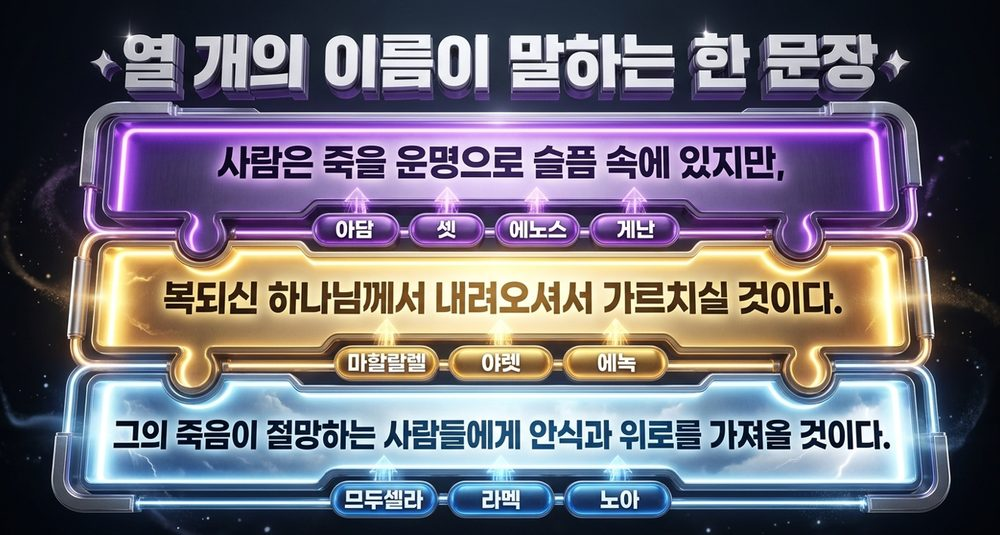
#> input picture assets/images/0081fed23717bb55.jpg, 1000 x 535 px; its folder holds 3 pictures in this run
$ python optimize_images.py ../assets/images/0081fed23717bb55.jpg
#> lines starting #> are read from the running program, lines starting #| are printed output that depends on the picture
"""이미지 최적화 (WebP 변환 + 크기별 srcset 변형 생성 + HTML 반영).

assets/images 의 모든 jpg/png 마다 아래 두 파일을 만든다(이미 있으면 원본이 더 새로울 때만 다시 만든다).
  foo.jpg  →  foo.webp      (가로 최대 1600px, 품질 80)
              foo-640.webp  (가로 최대 640px — 목록 썸네일·모바일용)
원본은 그대로 둔다(OG 미리보기·외부 링크 호환).

--rewrite 를 주면 기사/페이지 HTML 의 본문 <img src="…/assets/images/foo.jpg"> 를
  <img src="…/foo.webp" srcset="…/foo-640.webp 640w, …/foo.webp 1600w" sizes=… width= height=>
로 바꾼다. 여러 번 실행해도 결과가 같다(멱등).  site.js 는 같은 규칙으로 목록 썸네일을 그린다.
"""
import re
import sys
from pathlib import Path

from PIL import Image

ROOT = Path(__file__).resolve().parent.parent
IMG_DIR = ROOT / "assets" / "images"
FULL_W, SMALL_W, QUALITY = 1600, 640, 80
SKIP_DIRS = {".git", "assets", "data", "scripts", "node_modules"}

IMG_RE = re.compile(r'<img\b[^>]*>', re.I)
SRC_RE = re.compile(r'\bsrc="([^"]*assets/images/[^"/]+?)\.(jpe?g|png)"', re.I)


def variants(src: Path):
    return src.with_suffix(".webp"), src.with_name(src.stem + "-640.webp")


def make_variants() -> int:
    made = 0
    for src in sorted(IMG_DIR.glob("*")):
        if src.suffix.lower() not in (".jpg", ".jpeg", ".png"):
            continue
        full, small = variants(src)
        if full.exists() and small.exists() and min(full.stat().st_mtime, small.stat().st_mtime) >= src.stat().st_mtime:
            continue
        im = Image.open(src)
#> im is the input picture: PIL image 1000x535 RGB; mean R, G, B 112.2, 108.1, 120.6
        im.load()
        has_alpha = im.mode in ("RGBA", "LA", "P")
#> has_alpha = False
        im = im.convert("RGBA" if has_alpha else "RGB")
        for dest, width in ((full, FULL_W), (small, SMALL_W)):
            out = im
            if im.width > width:
                out = im.resize((width, round(im.height * width / im.width)), Image.LANCZOS)
            out.save(dest, "WEBP", quality=QUALITY, method=6)
#> this loop made 2 passes
#> pass 2, in make_variants, `out = im.resize((width, round(im.height * width / im.width)), Image.LA..`:
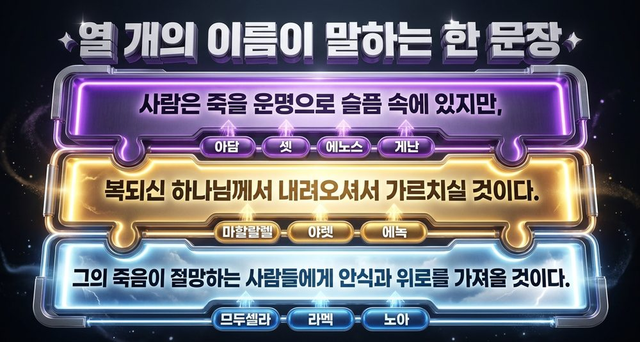
#> out: PIL image 640x342 RGB; mean R, G, B 112.1, 108.1, 120.5
        made += 1
#> pass 2 of the loop in make_variants, `for src in sorted(IMG_DIR.glob("*")):`:
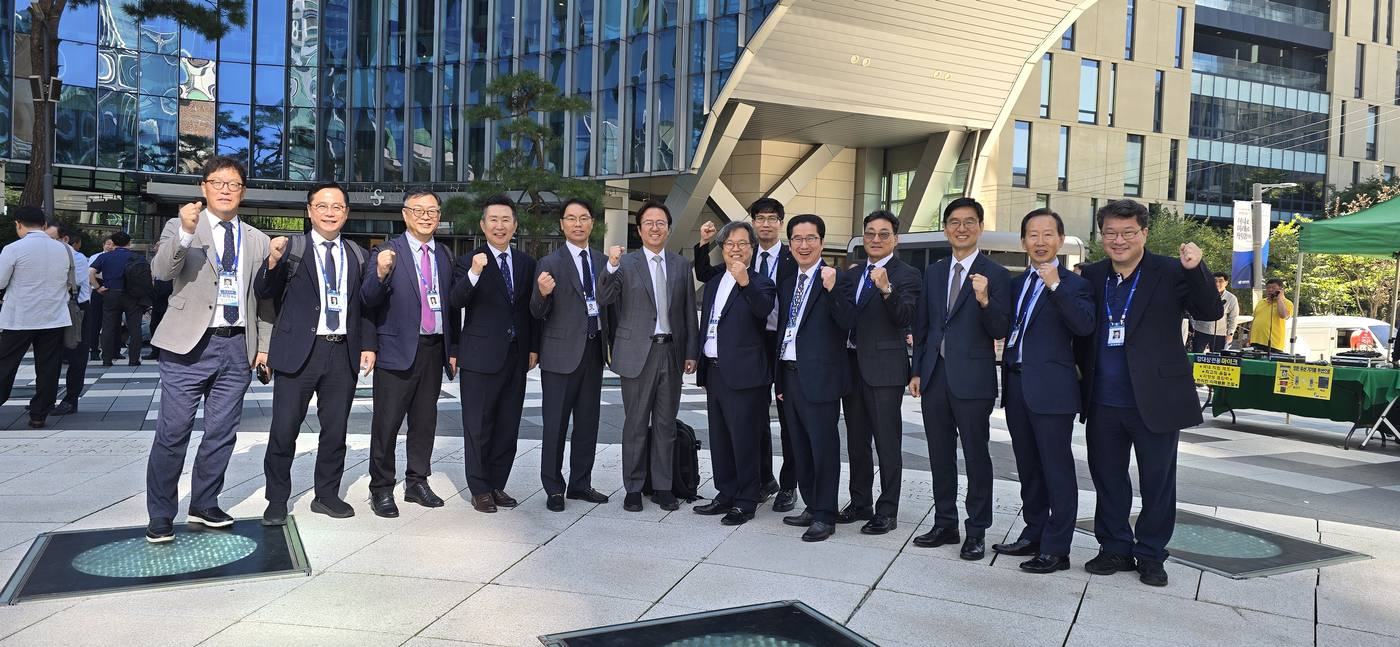
#> input picture assets/images/03777e5b143bd572.jpg, 1400 x 647 px
#> in make_variants, im is the input picture: PIL image 1400x647 RGB; mean R, G, B 111.2, 115.4, 120.4
#> the loop in make_variants, `for dest, width in ((full, FULL_W), (small, SMALL_W)):` made 2 passes
#> pass 2, in make_variants, `out = im.resize((width, round(im.height * width / im.width)), Image.LA..`:
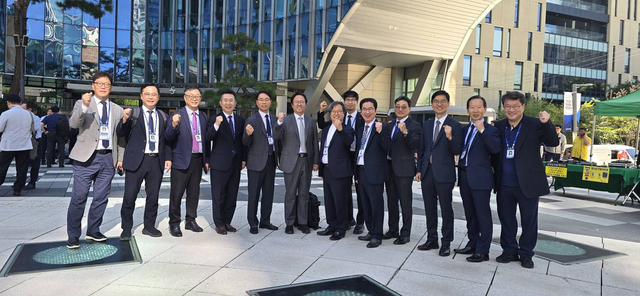
#> out: PIL image 640x296 RGB; mean R, G, B 111.1, 115.3, 120.4
#> pass 3 of the loop in make_variants, `for src in sorted(IMG_DIR.glob("*")):`:
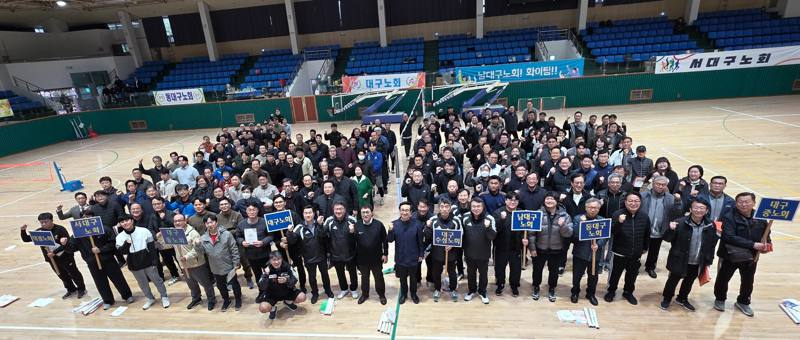
#> input picture assets/images/0a349e2abc9aeec6.jpg, 800 x 340 px
#> in make_variants, im is the input picture: PIL image 800x340 RGB; mean R, G, B 100.8, 102.6, 104.8
#> the loop in make_variants, `for dest, width in ((full, FULL_W), (small, SMALL_W)):` made 2 passes
#> pass 2, in make_variants, `out = im.resize((width, round(im.height * width / im.width)), Image.LA..`:
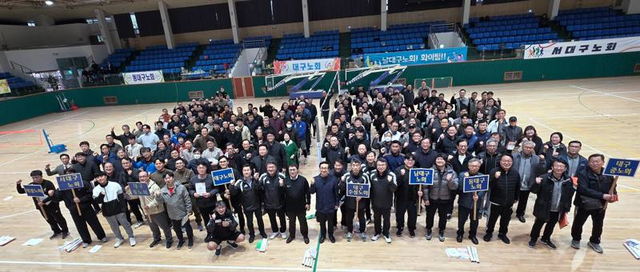
#> out: PIL image 640x272 RGB; mean R, G, B 100.8, 102.6, 104.8
    return made


# [46 lines left out: functions rewrite_tag, rewrite_html, not called in this run]


def main():
    print(f"WebP 변형 생성: {make_variants()}장")
    if "--rewrite" in sys.argv:
        print(f"HTML 갱신: {rewrite_html()}개")


if __name__ == "__main__":
    main()
